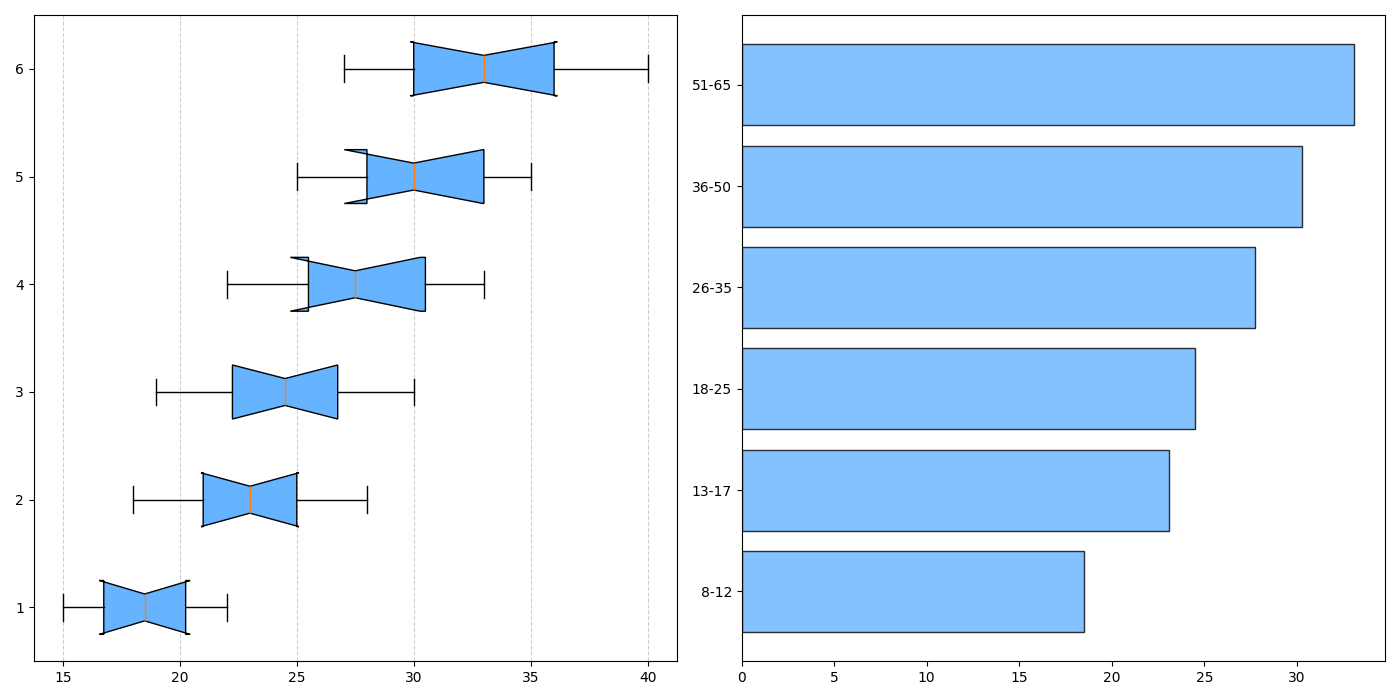

Here is the Python script that generated this plot:
import matplotlib.pyplot as plt
import numpy as np

age_groups = ['8-12', '13-17', '18-25', '26-35', '36-50', '51-65']

bmi_data = [
    [15, 16, 17, 18, 19, 20, 21, 22],
    [18, 20, 21, 22, 23, 24, 25, 27, 28],
    [19, 20, 22, 23, 24, 25, 26, 27, 29, 30],
    [22, 24, 26, 27, 28, 30, 32, 33],
    [25, 27, 29, 30, 32, 34, 35],
    [27, 28, 30, 32, 33, 34, 36, 38, 40]
]

fig, axs = plt.subplots(nrows=1, ncols=2, figsize=(14, 7))

# Using a single color for all boxes in the box plot
single_color = '#66b3ff'
box = axs[0].boxplot(bmi_data, vert=False, patch_artist=True, notch=True)
for patch in box['boxes']:
    patch.set_facecolor(single_color)

axs[0].grid(True, linestyle='--', alpha=0.6, axis='x')

average_bmi = [np.mean(bmi) for bmi in bmi_data]

# Using the same single color for the bar chart
axs[1].barh(age_groups, average_bmi, color=single_color, alpha=0.8, edgecolor='black')

plt.tight_layout()
plt.show()
